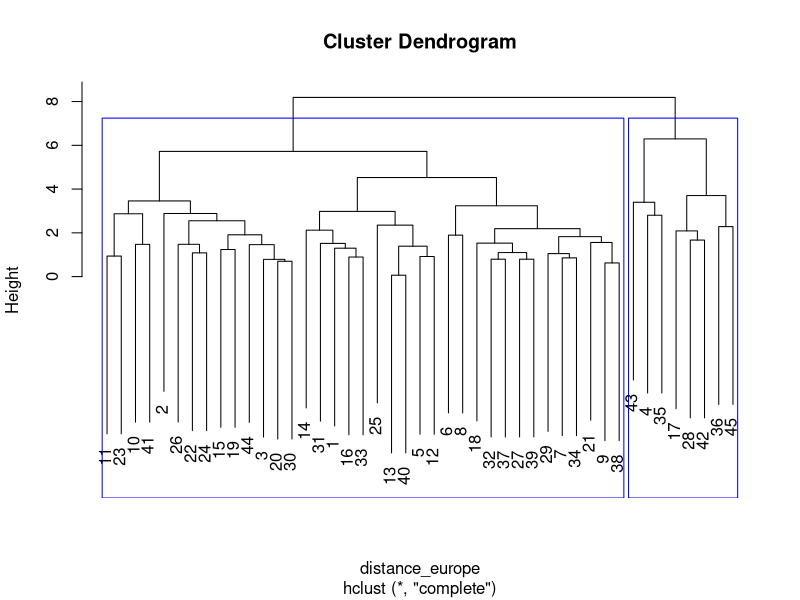
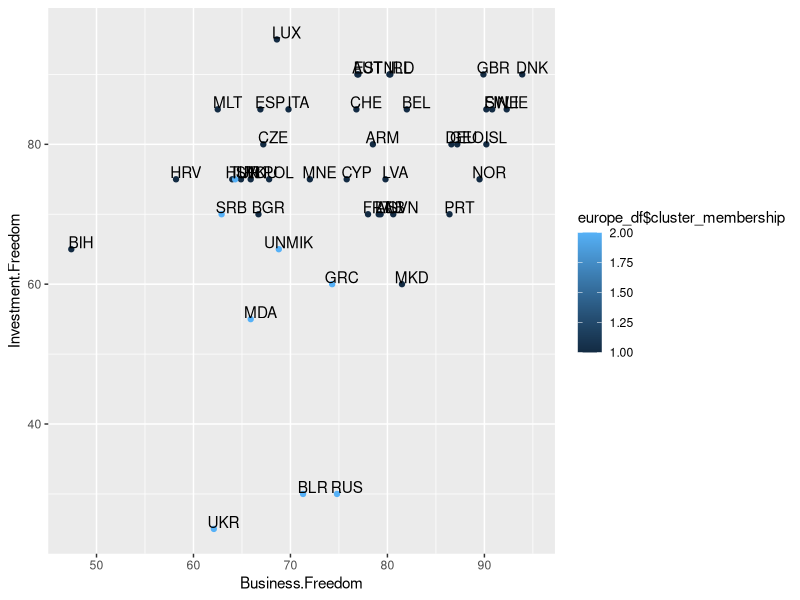

Write the R code that produced these figures, in order.
## ---- chunk 1
knitr::opts_chunk$set(echo = TRUE)
## ---- chunk 2
library(dplyr)
library(ggplot2)

rm(list = ls())
## ---- chunk 3
countries_df<-read.csv("Countries.csv")

europe_df<-countries_df %>%
  filter(Region == "Europe") %>%
  select(Country.Name,Abbr,Business.Freedom,Labor.Freedom,Monetary.Freedom,Trade.Freedom,Investment.Freedom,Financial.Freedom)

head(europe_df)
## ---- chunk 4
standarized_europe_df <-data.frame(scale(europe_df[,3:ncol(europe_df)],center = TRUE,scale = TRUE))

head(standarized_europe_df)
## ---- chunk 5
distance_europe<- dist(standarized_europe_df, method = "euclidian")
## ---- chunk 6

clustered_europe<- hclust(distance_europe, method = "complete")
clustered_europe
## ---- chunk 7

plot(clustered_europe,hang=1)
rect.hclust(clustered_europe,2, border = "blue")
## ---- chunk 8
europe_df$cluster_membership <- cutree(clustered_europe, 2)
head(europe_df)
## ---- chunk 9
kmeans_europe_cluster <-  kmeans(distance_europe,2)
kmeans_europe_cluster
## ---- chunk 10
europe_df$kmeans_cluster_membership <- kmeans_europe_cluster$cluster
head(europe_df)
## ---- chunk 11
table(europe_df$cluster_membership)
## ---- chunk 12
table(europe_df$kmeans_cluster_membership)
## ---- chunk 13
table(hierarchical=europe_df$cluster_membership,Kmeans=europe_df$kmeans_cluster_membership)
## ---- chunk 14
ggplot(europe_df, aes(x= Business.Freedom,y=Investment.Freedom))+
  geom_point(aes(col=europe_df$cluster_membership))+
  geom_text(label=europe_df$Abbr, nudge_x = 1, nudge_y = 1)
## ---- chunk 15
armenia_coordination <-data.frame(x_Business.Freedom= europe_df[europe_df$Abbr == "ARM","Business.Freedom"],
                         y_Investment.Freedom=europe_df[europe_df$Abbr == "ARM","Investment.Freedom"])
armenia_coordination
## ---- chunk 16
Business.Freedom_mean <-summary(europe_df$Business.Freedom)["Mean"]
Investment.Freedom_mean <-summary(europe_df$Investment.Freedom)["Mean"]

table_comparision<-data.frame(rbind(Business.Freedom_mean,Investment.Freedom_mean,
      Armenia_Business.Freedom = armenia_coordination[,1],
      Armenia_Investment.Freedom =armenia_coordination[,2] ))
colnames(table_comparision) <- "percentage_statistics"

table_comparision
